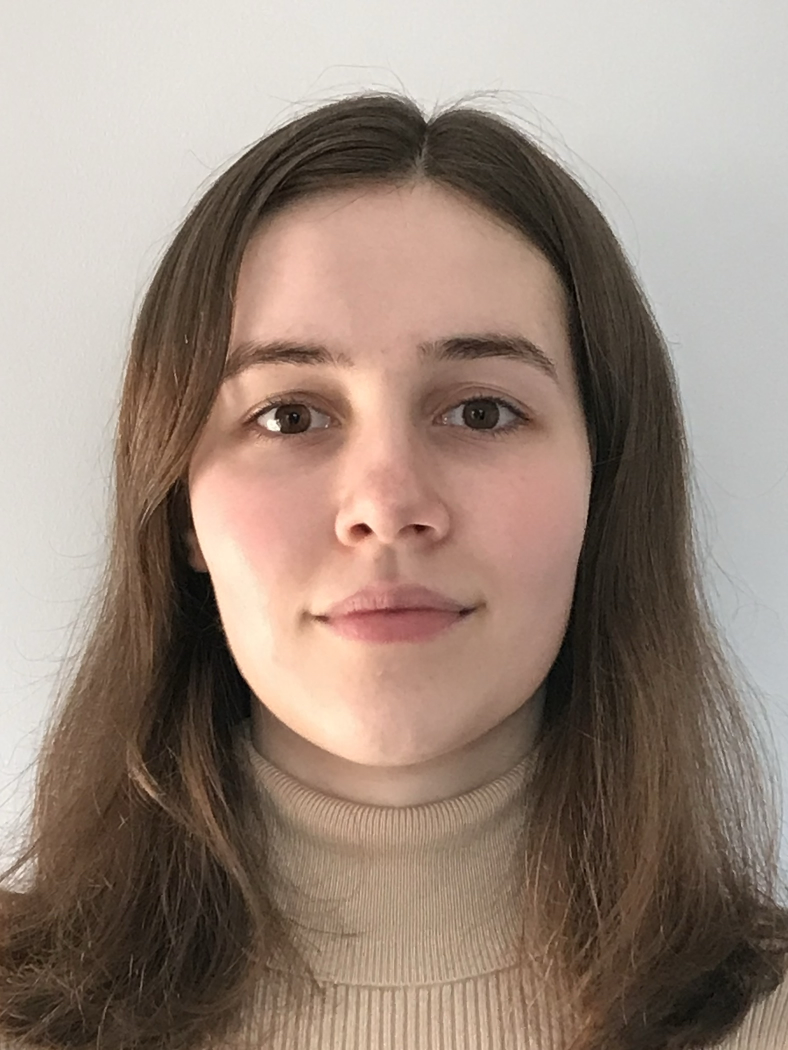
#> input picture assets/img/profiles/aliceDeJongh.jpg, 1576 x 2100 px (shown at 1/2 size)
$ python profileCropper.py aliceDeJongh.jpg
#> lines starting #> are read from the running program, lines starting #| are printed output that depends on the picture
import os, sys
from PIL import Image

ratio = 1/1
inverseRatio = 1/ratio
size = (1024,1024)

for infile in sys.argv[1:]:
    outfile = os.path.splitext(infile)[0] + "_cropped"
    if infile != outfile:
        try:
            print(infile)
            im = Image.open(infile)
#> im is the input picture: PIL image 1576x2100 RGB; mean R, G, B 153.6, 135.6, 123.6
            fullX,fullY = im.size
#> fullX = 1576; fullY = 2100
            print(im.size)
#| (1576, 2100)
            if fullX < ratio * fullY:
                newX = fullX
#> newX = 1576
                spaceX = 0
                newY = fullX * inverseRatio
#> newY = 1576
                spaceY = (fullY - fullX * inverseRatio) / 2
#> spaceY = 262
            elif fullX > ratio * fullY:
                newX = fullY * ratio
                spaceX = (fullX - fullY * ratio) / 2
                newY = fullY
                spaceY = 0
            else:
                newX = fullX
                spaceX = 0
                newY = fullY
                spaceY = 0

            box = (spaceX, spaceY, spaceX + newX , spaceY + newY)
#> box = (0, 262, 1576, 1838)
            print(newX,newY)
#| 1576 1576.0
            croppedIm = im.crop(box)
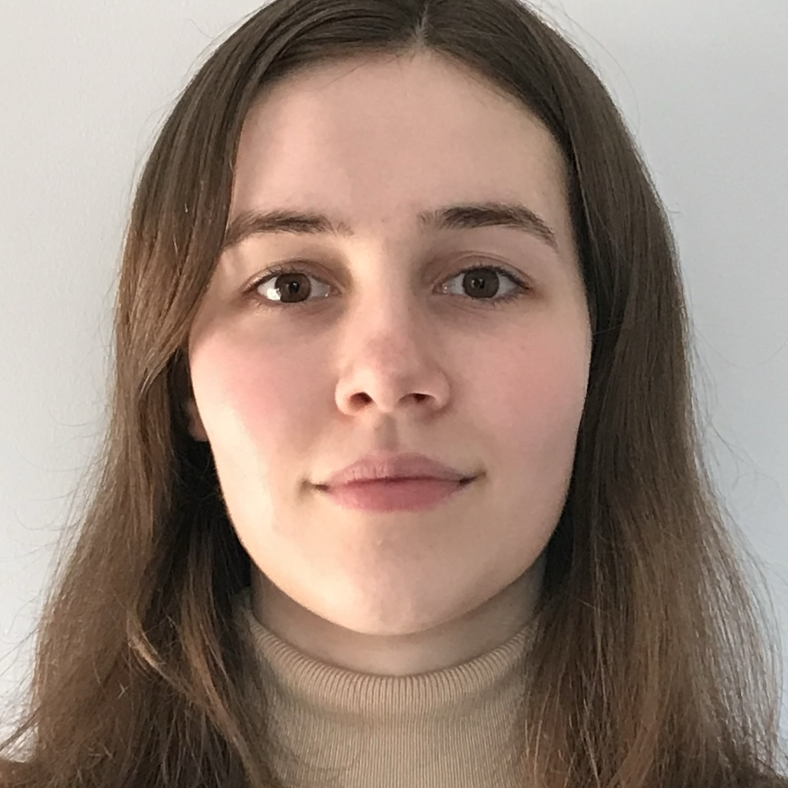
#> croppedIm: PIL image 1576x1576 RGB (shown at 1/2 size); mean R, G, B 150.9, 130.5, 118.1
            croppedIm.thumbnail(size)
#> croppedIm: PIL image 1024x1024 RGB
            rgbIm = croppedIm.convert('RGB')
            rgbIm.save(outfile + ".jpg", "JPEG", optimize=True)
        except IOError:
            print("cannot create thumbnail for '%s'" % infile)

$ run again, on assets/img/profiles/ashleighMyall.jpg
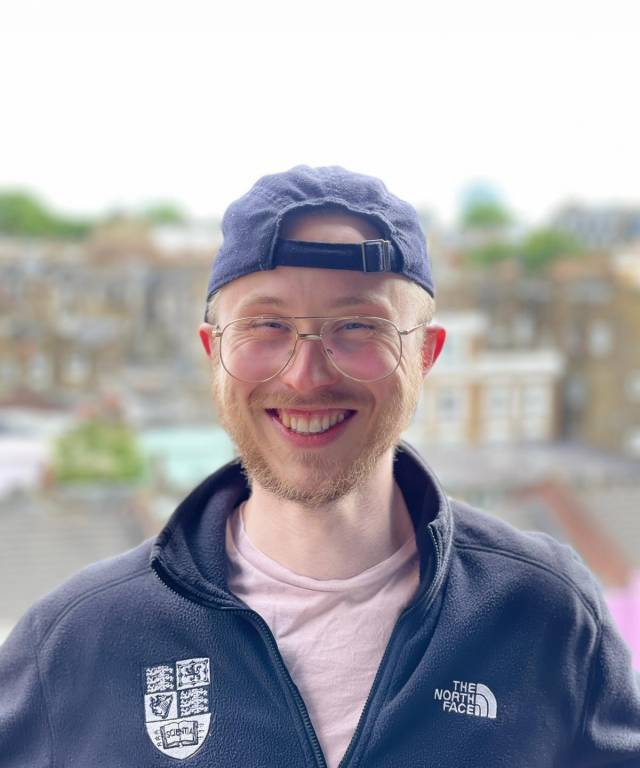
#> input picture assets/img/profiles/ashleighMyall.jpg, 640 x 768 px
#> im is the input picture: PIL image 640x768 RGB; mean R, G, B 167.1, 165.2, 171.7
#| (640, 768)
#| 640 640.0
#> `croppedIm = im.crop(box)`:
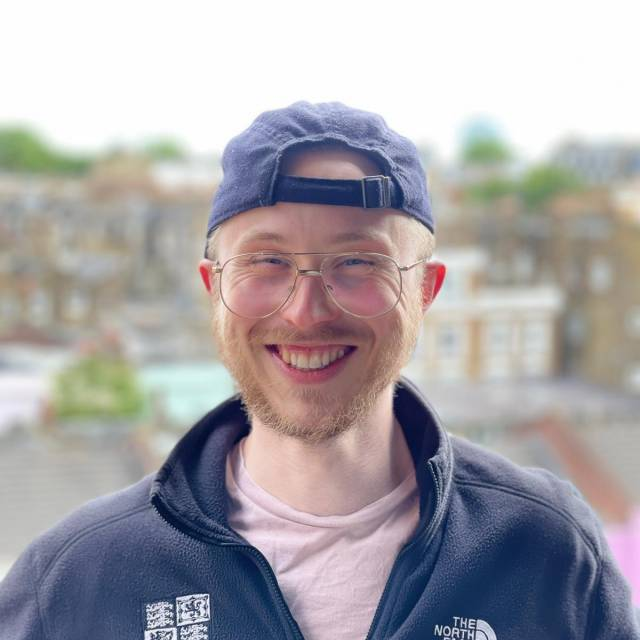
#> croppedIm: PIL image 640x640 RGB; mean R, G, B 168.2, 164.4, 168.8

$ run again, on assets/img/profiles/hollieHindley.jpg
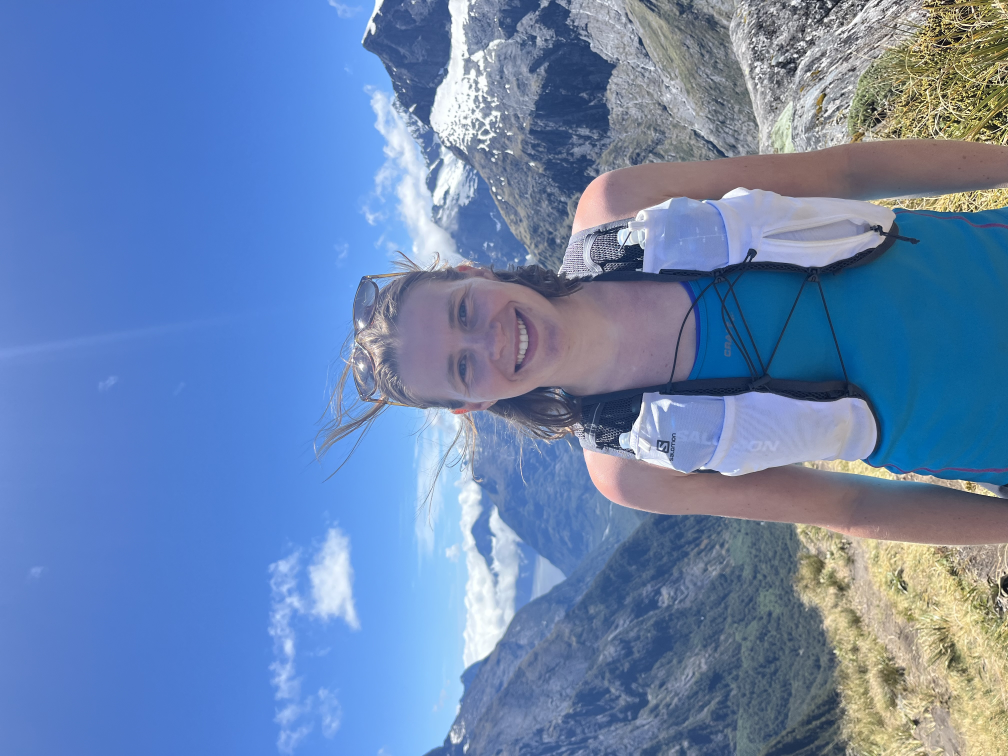
#> input picture assets/img/profiles/hollieHindley.jpg, 4032 x 3024 px (shown at 1/4 size)
#> im is the input picture: PIL image 4032x3024 RGB; mean R, G, B 106.4, 133.1, 176.3
#| (4032, 3024)
#| 3024.0 3024
#> `croppedIm = im.crop(box)`:
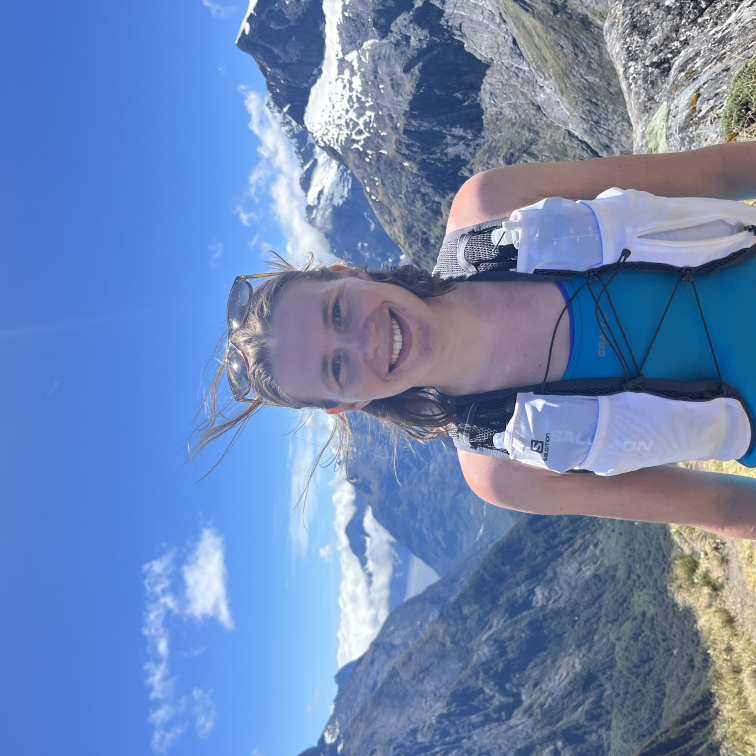
#> croppedIm: PIL image 3024x3024 RGB (shown at 1/4 size); mean R, G, B 108.8, 134.7, 179.5

$ run again, on assets/img/profiles/meriemElKaroui.jpg
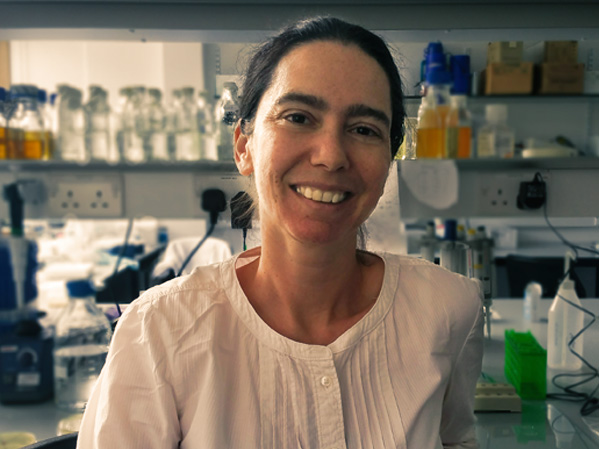
#> input picture assets/img/profiles/meriemElKaroui.jpg, 599 x 449 px
#> im is the input picture: PIL image 599x449 RGB; mean R, G, B 122.3, 112.4, 97.8
#| (599, 449)
#| 449.0 449
#> `croppedIm = im.crop(box)`:
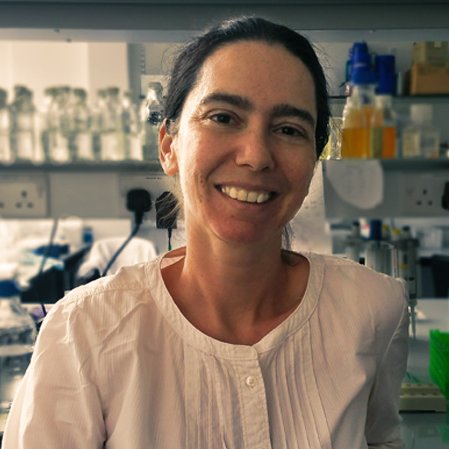
#> croppedIm: PIL image 449x449 RGB; mean R, G, B 132.1, 116.8, 100.3
